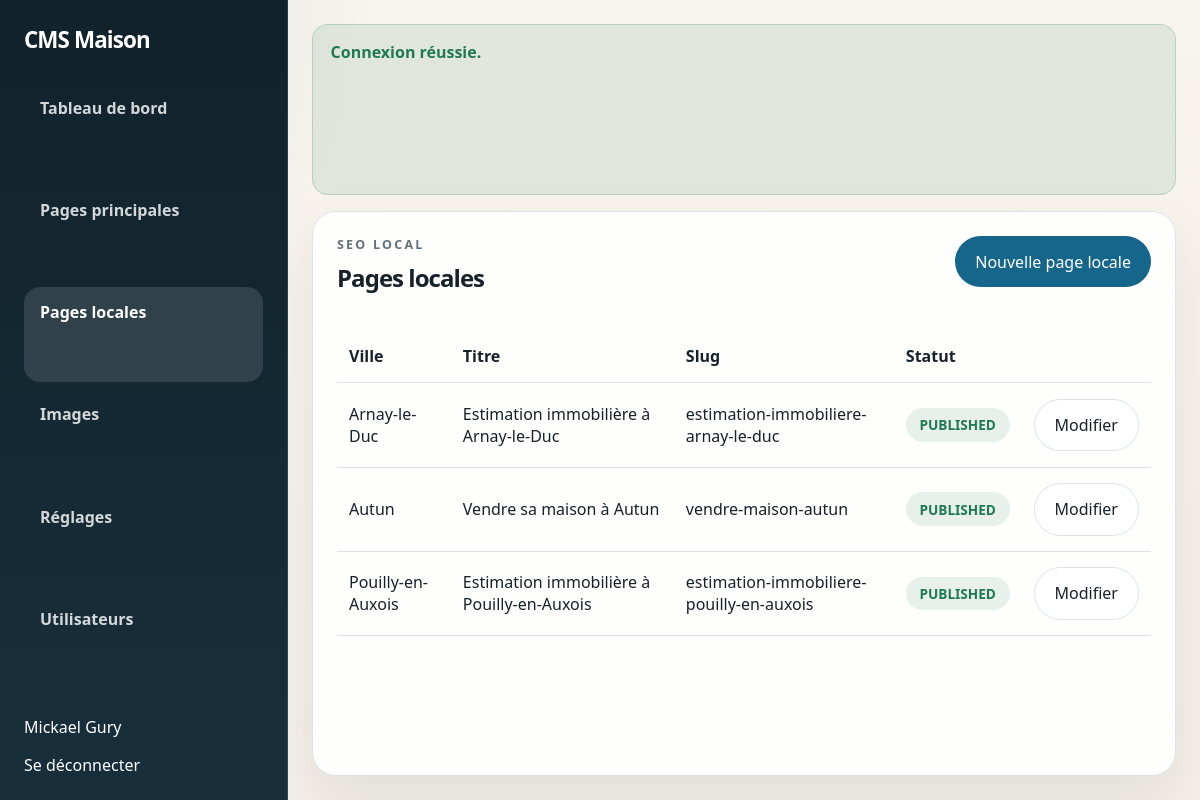
Page /ovh/admin/local-pages.php (signed in) on the committed database.
### tables this page shows
CREATE TABLE IF NOT EXISTS cms_pages (
  id INT UNSIGNED NOT NULL AUTO_INCREMENT,
  page_type ENUM('main', 'local') NOT NULL,
  page_key VARCHAR(100) DEFAULT NULL,
  slug VARCHAR(255) NOT NULL,
  title VARCHAR(255) NOT NULL,
  meta_description TEXT NOT NULL,
  is_indexable TINYINT(1) NOT NULL DEFAULT 1,
  h1 VARCHAR(255) NOT NULL,
  hero_title VARCHAR(255) NOT NULL,
  hero_subtitle LONGTEXT NOT NULL,
  hero_image VARCHAR(255) DEFAULT NULL,
  hero_image_alt VARCHAR(255) DEFAULT NULL,
  intro_html LONGTEXT NOT NULL,
  sections_json LONGTEXT NOT NULL,
  cta_title VARCHAR(255) NOT NULL,
  cta_text LONGTEXT NOT NULL,
  cta_button_label VARCHAR(150) NOT NULL,
  cta_button_url VARCHAR(255) NOT NULL,
  city VARCHAR(150) DEFAULT NULL,
  local_page_type VARCHAR(150) DEFAULT NULL,
  local_advantages_json LONGTEXT DEFAULT NULL,
  nearby_cities_json LONGTEXT DEFAULT NULL,
  status ENUM('draft', 'published') NOT NULL DEFAULT 'draft',
  published_at DATETIME DEFAULT NULL,
  created_at DATETIME NOT NULL DEFAULT CURRENT_TIMESTAMP,
  updated_at DATETIME NOT NULL DEFAULT CURRENT_TIMESTAMP ON UPDATE CURRENT_TIMESTAMP,
  PRIMARY KEY (id),
  UNIQUE KEY uniq_cms_pages_slug (slug),
  UNIQUE KEY uniq_cms_pages_page_key (page_key)
);

### ovh/app/bootstrap.php (called while the page is built, shortened)
<?php
function cms_load_env(string $path): array
{
    if (!is_file($path)) {
        return [];
    }
    $values = [];
    return $values;
}
function cms_config(): array
{
    static $config = null;
    if ($config !== null) {
        return $config;
    }
    $root = dirname(__DIR__);
    $env = cms_load_env($root . '/.env');
    $get = static function (string $key, ?string $default = null) use ($env): ?string {
        $value = $_ENV[$key] ?? $_SERVER[$key] ?? $env[$key] ?? $default;
        return $value === null ? null : trim($value);
    };
    $config = [
        'root' => $root,
        'app_env' => $get('APP_ENV', 'production'),
        'app_url' => rtrim((string) $get('APP_URL', ''), '/'),
        'db_host' => (string) $get('DB_HOST', '127.0.0.1'),
        'db_port' => (int) $get('DB_PORT', '3306'),
        'db_name' => (string) $get('DB_NAME', ''),
        'db_user' => (string) $get('DB_USER', ''),
        'db_password' => (string) $get('DB_PASSWORD', ''),
        'session_cookie_name' => (string) $get('SESSION_COOKIE_NAME', 'immobilier_auxois_admin'),
        'upload_dir' => trim((string) $get('UPLOAD_DIR', 'uploads/cms'), '/'),
        'upload_public_base' => '/' . trim((string) $get('UPLOAD_PUBLIC_BASE', '/uploads/cms'), '/'),
        'install_token' => (string) $get('INSTALL_TOKEN', ''),
    ];
    return $config;
}
function cms_bootstrap_session(): void
{
    $config = cms_config();
    if (session_status() === PHP_SESSION_ACTIVE) {
        return;
    }
}
function cms_db(): PDO
{
    $config = cms_config();
    $dsn = sprintf('mysql:host=%s;port=%d;dbname=%s;charset=utf8mb4', $config['db_host'], $config['db_port'], $config['db_name']);
    $pdo = new PDO($dsn, $config['db_user'], $config['db_password'], [
        PDO::ATTR_ERRMODE => PDO::ERRMODE_EXCEPTION,
        PDO::ATTR_DEFAULT_FETCH_MODE => PDO::FETCH_ASSOC,
        PDO::ATTR_EMULATE_PREPARES => false,
        PDO::MYSQL_ATTR_MULTI_STATEMENTS => true,
    ]);
    return $pdo;
}
function cms_h(?string $value): string
{
    return htmlspecialchars((string) $value, ENT_QUOTES, 'UTF-8');
}
function cms_base_url(): string
{
    $appUrl = cms_config()['app_url'] ?? '';
    $path = parse_url($appUrl, PHP_URL_PATH);
    if (!is_string($path)) {
        return '';
    }
    $path = trim($path, '/');
    return $path === '' ? '' : '/' . $path;
}
function cms_url(string $path = '/'): string
{
    $base = cms_base_url();
    $normalized = '/' . ltrim($path, '/');
    return ($base === '' ? '' : $base) . ($normalized === '/' ? '/' : $normalized);
}
function cms_local_pages(): array
{
    $statement = cms_db()->query("SELECT id, title, city, slug, status, updated_at FROM cms_pages WHERE page_type = 'local' ORDER BY city ASC, title ASC");
    return $statement->fetchAll();
}
require_once __DIR__ . '/views.php';

### ovh/admin/local-pages.php (the view, shortened to what this page needs)
<?php
require dirname(__DIR__) . '/app/bootstrap.php';
$pages = cms_local_pages();
?>
<section class="panel">
  <div class="panel-head compact">
    <div>
      <p class="eyebrow">SEO local</p>
      <h1>Pages locales</h1>
    </div>
    <a class="primary-button" href="<?= cms_h(cms_url('/admin/local-page-edit')) ?>">Nouvelle page locale</a>
  </div>
  <div class="table-wrap">
    <table class="admin-table">
      <thead>
        <tr>
          <th>Ville</th>
          <th>Titre</th>
          <th>Slug</th>
          <th>Statut</th>
          <th></th>
        </tr>
      </thead>
      <tbody>
        <?php foreach ($pages as $page): ?>
          <tr>
            <td><?= cms_h((string) $page['city']) ?></td>
            <td><?= cms_h((string) $page['title']) ?></td>
            <td><?= cms_h((string) $page['slug']) ?></td>
            <td><span class="status-badge status-<?= cms_h((string) $page['status']) ?>"><?= cms_h((string) $page['status']) ?></span></td>
            <td><a class="secondary-button" href="<?= cms_h(cms_url('/admin/local-page-edit?id=' . (int) $page['id'])) ?>">Modifier</a></td>
          </tr>
        <?php endforeach; ?>
      </tbody>
    </table>
  </div>
</section>

### ovh/assets/admin.css (style rules this page uses)
:root { --bg: #f4efe8; --panel: #ffffff; --ink: #172129; --muted: #61707c; --border: #dbe4ea; --accent: #16658a; --accent-strong: #114e6a; --danger: #b23d4d; --success: #1f7a52; --shadow: 0 24px 60px rgba(18, 26, 34, 0.08); font-family: Manrope, 'Segoe UI', sans-serif; }
* { box-sizing: border-box; }
body { margin: 0; color: var(--ink); background: radial-gradient(circle at top left, rgba(22, 101, 138, 0.15), transparent 26%), linear-gradient(180deg, #f8f4ee 0%, var(--bg) 100%); }
.admin-shell { min-height: 100vh; display: grid; grid-template-columns: 18rem minmax(0, 1fr); }
.panel, .stat-panel, .login-card, .media-card { background: rgba(255,255,255,0.92); border: 1px solid var(--border); border-radius: 1.5rem; box-shadow: var(--shadow); }
.panel { padding: 1.5rem; }
.panel-head { display: flex; align-items: start; justify-content: space-between; gap: 1rem; margin-bottom: 1.25rem; }
.panel-head.compact { margin-bottom: 1rem; }
.eyebrow { margin: 0 0 0.5rem; text-transform: uppercase; font-size: 0.78rem; letter-spacing: 0.18em; font-weight: 800; color: var(--muted); }
h1, h2, h3, p { margin-top: 0; }
h1, h2, h3 { letter-spacing: -0.04em; }
.primary-button, .secondary-button, .ghost-button, .danger-button, .danger-link { display: inline-flex; align-items: center; justify-content: center; gap: 0.5rem; text-decoration: none; border-radius: 999px; padding: 0.9rem 1.25rem; font-weight: 800; border: 0; cursor: pointer; font: inherit; }
.primary-button { background: var(--accent); color: white; }
.secondary-button { background: white; color: var(--ink); border: 1px solid var(--border); }
.status-badge { display: inline-flex; align-items: center; gap: 0.4rem; border-radius: 999px; padding: 0.45rem 0.85rem; font-size: 0.85rem; font-weight: 800; text-transform: uppercase; }
.status-published { background: rgba(31, 122, 82, 0.1); color: var(--success); }
.table-wrap { overflow: auto; }
.admin-table { width: 100%; border-collapse: collapse; }
.admin-table th, .admin-table td { padding: 0.95rem 0.75rem; border-bottom: 1px solid var(--border); text-align: left; }

### rows in the picture
cms_pages: city "Arnay-le-Duc", title "Estimation immobilière à Arnay-le-Duc", slug "estimation-immobiliere-arnay-le-duc", status "PUBLISHED"
cms_pages: city "Autun", title "Vendre sa maison à Autun", slug "vendre-maison-autun", status "PUBLISHED"
cms_pages: city "Pouilly-en-Auxois", title "Estimation immobilière à Pouilly-en-Auxois", slug "estimation-immobiliere-pouilly-en-auxois", status "PUBLISHED"

### other values in the picture
cms_h($label) "Tableau de bord"
cms_h($label) "Pages principales"
cms_h($label) "Pages locales"
cms_h($label) "Images"
cms_h($label) "Réglages"
cms_h($label) "Utilisateurs"
cms_h((string) ($admin['name'] ?? '')) "Mickael Gury"
cms_h($flash['message']) "Connexion réussie."
